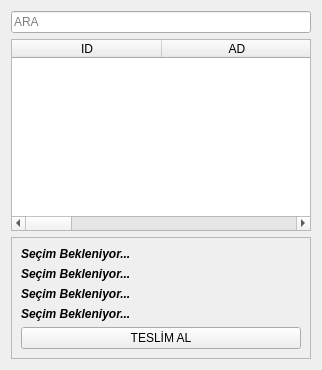
         <widget class="QWidget" name="page_teslim_al">
          <layout class="QVBoxLayout" name="verticalLayout_14">
           <item alignment="Qt::AlignLeft">
            <widget class="QLineEdit" name="lne_teslim_ara">
             <property name="minimumSize">
              <size>
               <width>300</width>
               <height>0</height>
              </size>
             </property>
             <property name="placeholderText">
              <string>ARA</string>
             </property>
            </widget>
           </item>
           <item>
            <widget class="QTableWidget" name="tbl_teslim_listesi">
             <property name="selectionMode">
              <enum>QAbstractItemView::SingleSelection</enum>
             </property>
             <property name="selectionBehavior">
              <enum>QAbstractItemView::SelectRows</enum>
             </property>
             <attribute name="horizontalHeaderDefaultSectionSize">
              <number>150</number>
             </attribute>
             <attribute name="horizontalHeaderStretchLastSection">
              <bool>true</bool>
             </attribute>
             <column>
              <property name="text">
               <string>ID</string>
              </property>
             </column>
             <column>
              <property name="text">
               <string>AD</string>
              </property>
             </column>
             <column>
              <property name="text">
               <string>SOYAD</string>
              </property>
             </column>
             <column>
              <property name="text">
               <string>KİTAP ADI</string>
              </property>
             </column>
             <column>
              <property name="text">
               <string>ÖDÜNÇ TARİHİ</string>
              </property>
             </column>
             <column>
              <property name="text">
               <string>SON TESLİM TARİHİ</string>
              </property>
             </column>
            </widget>
           </item>
           <item>
            <widget class="QFrame" name="frame_8">
             <property name="frameShape">
              <enum>QFrame::StyledPanel</enum>
             </property>
             <property name="frameShadow">
              <enum>QFrame::Raised</enum>
             </property>
             <layout class="QGridLayout" name="gridLayout">
              <item row="5" column="0">
               <widget class="QPushButton" name="btn_kitap_teslim_al">
                <property name="text">
                 <string>TESLİM AL</string>
                </property>
               </widget>
              </item>
              <item row="1" column="0">
               <widget class="QLabel" name="lbl_teslim_kitap">
                <property name="font">
                 <font>
                  <weight>75</weight>
                  <italic>true</italic>
                  <bold>true</bold>
                 </font>
                </property>
                <property name="text">
                 <string>Seçim Bekleniyor...</string>
                </property>
               </widget>
              </item>
              <item row="0" column="0">
               <widget class="QLabel" name="lbl_teslim_uye">
                <property name="font">
                 <font>
                  <weight>75</weight>
                  <italic>true</italic>
                  <bold>true</bold>
                 </font>
                </property>
                <property name="text">
                 <string>Seçim Bekleniyor...</string>
                </property>
               </widget>
              </item>
              <item row="3" column="0">
               <widget class="QLabel" name="lbl_teslim_tarih_son">
                <property name="font">
                 <font>
                  <weight>75</weight>
                  <italic>true</italic>
                  <bold>true</bold>
                 </font>
                </property>
                <property name="text">
                 <string>Seçim Bekleniyor...</string>
                </property>
               </widget>
              </item>
              <item row="2" column="0">
               <widget class="QLabel" name="lbl_teslim_tarih_verilis">
                <property name="font">
                 <font>
                  <weight>75</weight>
                  <italic>true</italic>
                  <bold>true</bold>
                 </font>
                </property>
                <property name="text">
                 <string>Seçim Bekleniyor...</string>
                </property>
               </widget>
              </item>
             </layout>
            </widget>
           </item>
          </layout>
         </widget>
